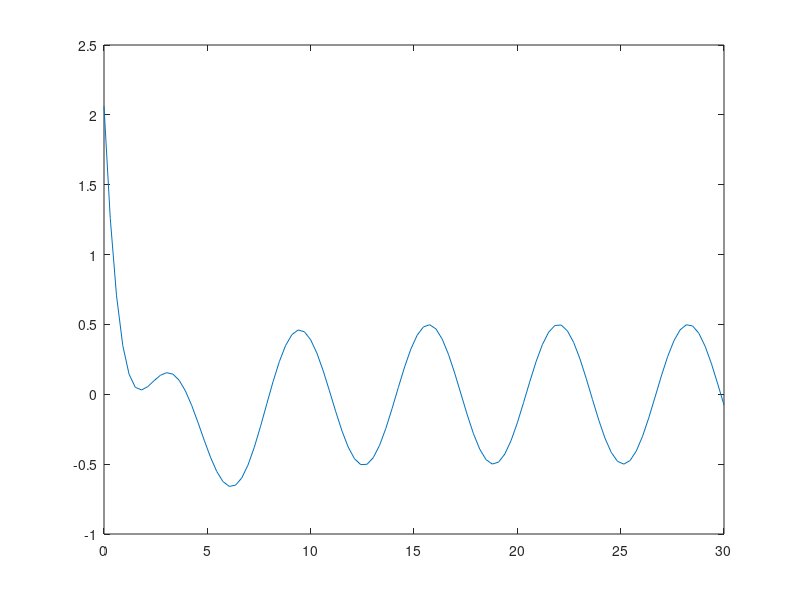

This chart was generated by the following MATLAB code:
%function DampedForcedPlot(m, c, k, F, w, x0, x1)
clear all; clc
m = 4;
c = 9;
k = 4;
F = 2;
w = 1;
x0 = 1;
x1 = 1;
%plots x(t) for mx'' + cx' + kx = F sin(wt) 

%first find nonhomogeneous solution (homogeneous cannot conflict)
%substitute
p = c/(2*m); w0 = sqrt(k/m);
% by guessing Acos(wt) + Bsin(wt) and solving for A and B we get 
A = (2*F*p*w)/(-m*(w0^2 - w^2)^2 - (2*m*p*w^2));
B = (F*(w0^2 - w^2))/(-m*(w0^2 - w^2)^2 - (2*m*p*w^2));
%xp = A*cos(w*t) + B*sin(w*t)


%now we solve what we need for the homogeneous case
%choosing x = e^rt, we get characteristic equation
%m*r^2 + c*r + k = 0
if c^2 > 4*k*m
    r1 = -p + sqrt(p^2 - w0^2);
    r2 = -p - sqrt(p^2 - w0^2);
    
    M = [1 1;r1 r2];
    b = [x0; x1];
    C = M\b;
    
    C1 = C(1);
    C2 = C(2);
    
    t = linspace(0,30);
    x = C1.*exp(r1.*t) + C2.*t.*exp(r1.*t) + A.*cos(w.*t) + B.*sin(w.*t);
    plot(t,x)
    shg
elseif c^2 == 4*k*m
    %xh = C1*e^(-pt) + C2*t*e^(-pt) 
    %x = C1*e^(-p*t) + C2*t*e^(-p*t) + A*cos(w*t) + B*sin(w*t)
    C1 = x0 - A;
    C2 = x1 - B*w + C1*p;
    t = linspace(0,30);
    x = C1.*exp(-p.*t) + C2.*t.*exp(-p.*t) + A.*cos(w.*t) + B.*sin(w.*t);
    plot(t,x)
    shg
elseif c^2 < 4*k*m
    %xh = C1*Cos(w*t)*exp(-p*t) + C1*sin(w*t)*exp(-p*t)
    
    C1 = x0;
    C2 = C1*p + x1;
    
    t = linspace(0,30);
    x = C1.*cos(w.*t).*exp(-p.*t) + C1.*sin(w.*t).*exp(-p.*t) + A.*cos(w.*t) + B.*sin(w.*t);
    plot(t,x)
    shg
end